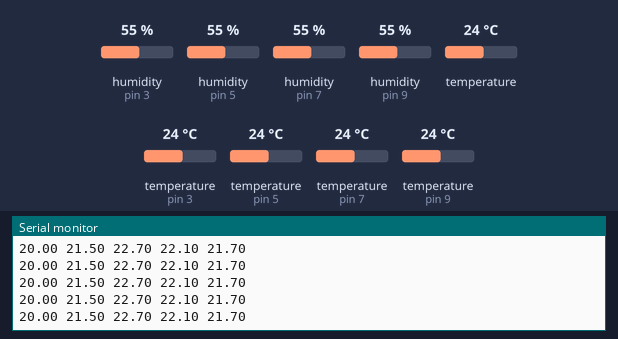
Simulated run of this sketch. Board: Arduino Uno, built with avr-gcc and run on an emulated ATmega328P. Shown: the last lines printed to the serial monitor. The inputs (shaded band) are chosen by the test bench; at power-on: temperature 24 °C, temperature (sensors on pin 3, pin 5, pin 7, pin 9) 24 °C, humidity (sensors on pin 3, pin 5, pin 7, pin 9) 55 %.

Above: at 1.2 s.
1.3 s: temperature (sensor 0) set to 12 °C
At 2.32 s:
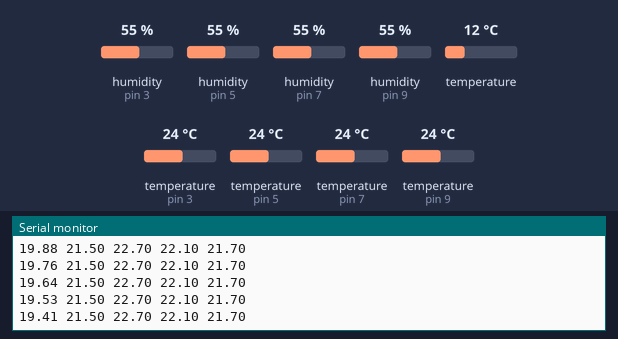
2.8 s: temperature (sensor on pin 3) set to 12 °C
At 2.98 s:
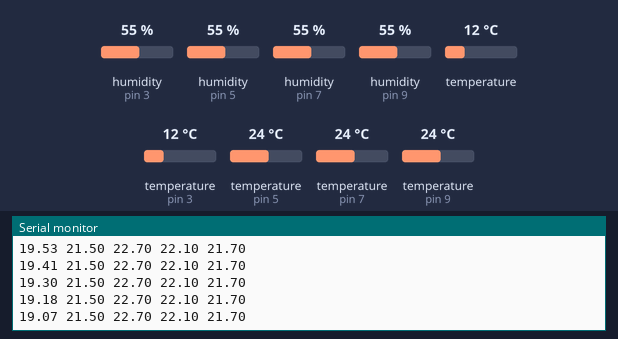
4.3 s: temperature (sensor on pin 5) set to 12 °C
At 4.45 s:
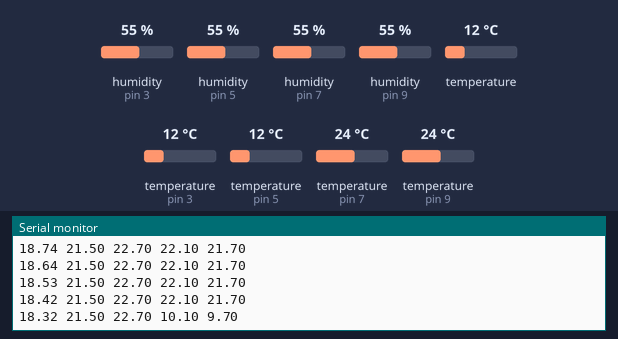
5.8 s: temperature (sensor on pin 7) set to 12 °C
At 6.57 s:
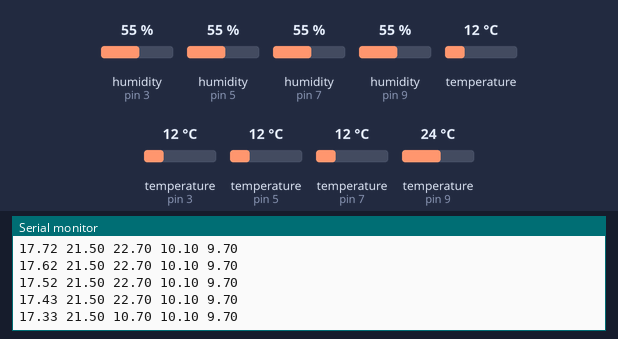
7.3 s: temperature (sensor on pin 9) set to 12 °C
At 8.69 s:
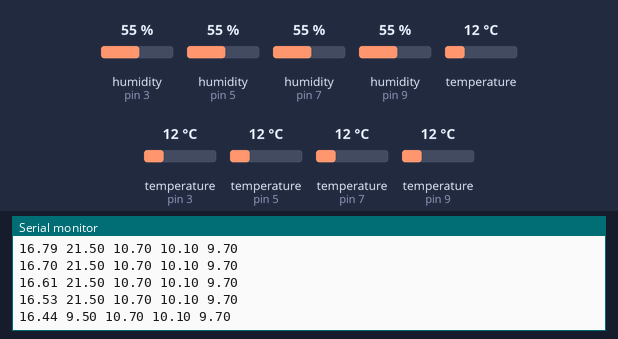
8.8 s: temperature (sensor 0) set to 19 °C
At 10.81 s:
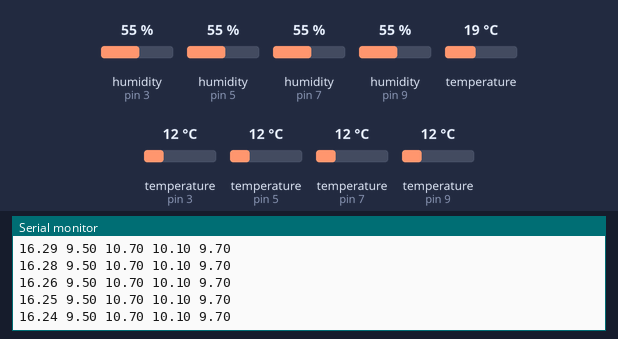
Timing chart, 0 to 11.3 s (numbered marks = the images above; inputs shaded):
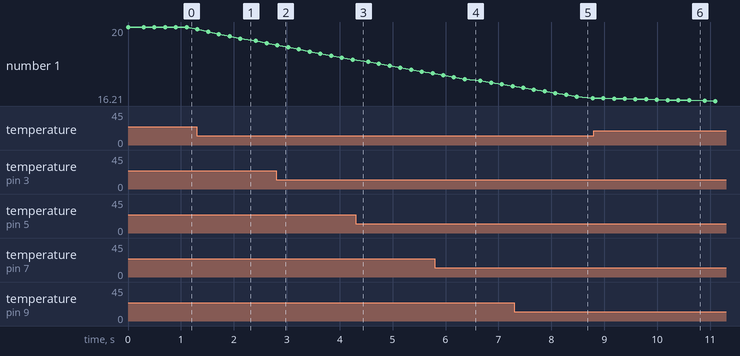

The sketch:

teste_temp_gas.ino
```cpp
#include <DHT.h>
#include <RTClib.h>
#include <Ewma.h>

Ewma filterRtc(0.01);

DHT dht1(9,DHT11);
DHT dht2(7,DHT11);
DHT dht3(5,DHT11);
DHT dht4(3,DHT11);

RTC_DS3231 rtc;
void setup()
{
    Serial.begin(9600);
    dht1.begin();
        rtc.begin();
    dht2.begin();
    dht3.begin();
    dht4.begin();
}
void loop()
{
    Serial.print(filterRtc.filter(rtc.getTemperature())-4);Serial.print(" ");
    Serial.print(dht1.readTemperature()-2.5);Serial.print(" ");
    Serial.print(dht2.readTemperature()-1.3);Serial.print(" ");
    Serial.print(dht3.readTemperature()-1.9);Serial.print(" ");
    Serial.print(dht4.readTemperature()-2.3);Serial.print(" ");
    Serial.println();
    delay(200);
}
```

Measured:
- after the input at 1.3 s, the serial monitor: prints a new line at once (image 1)
- after the input at 5.8 s, the serial monitor: prints a new line after 0.56 s (image 4)
- after the input at 7.3 s, the serial monitor: prints a new line after 1.2 s (image 5)
- after the input at 8.8 s, the serial monitor: prints a new line after 0.18 s (image 6)
- plotted number 1: 20 → 19.18 after the input at 1.3 s, 16.36 → 16.21 after the input at 8.8 s
